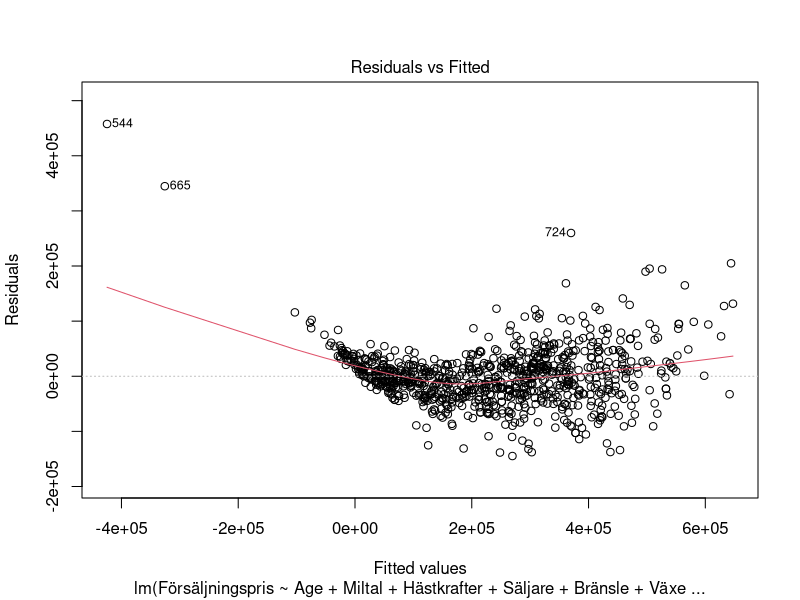
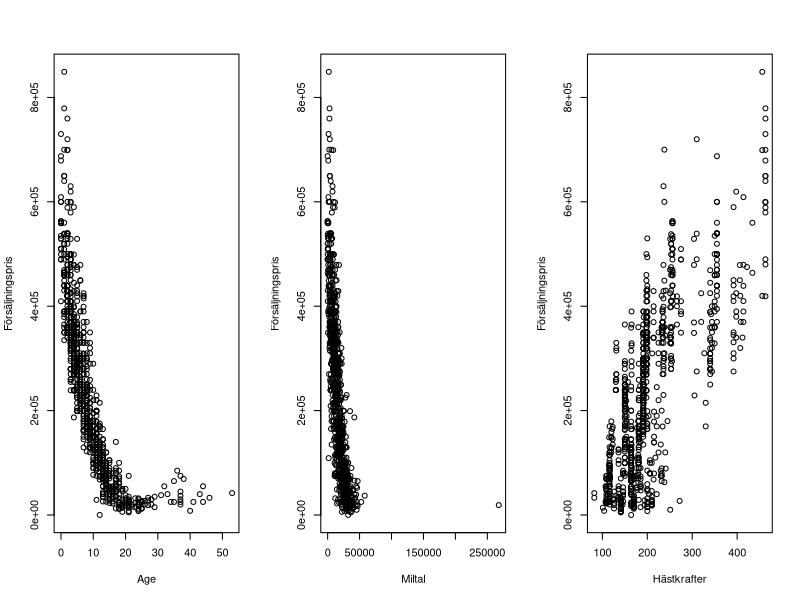
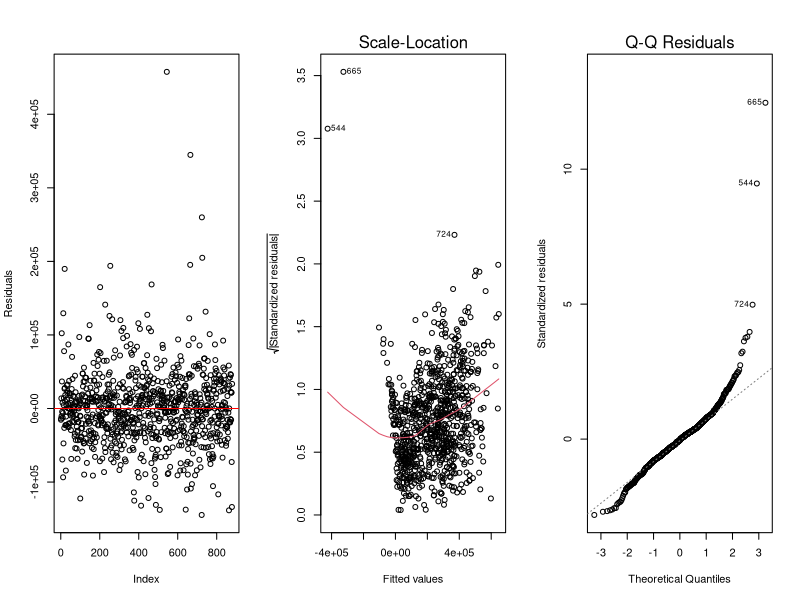
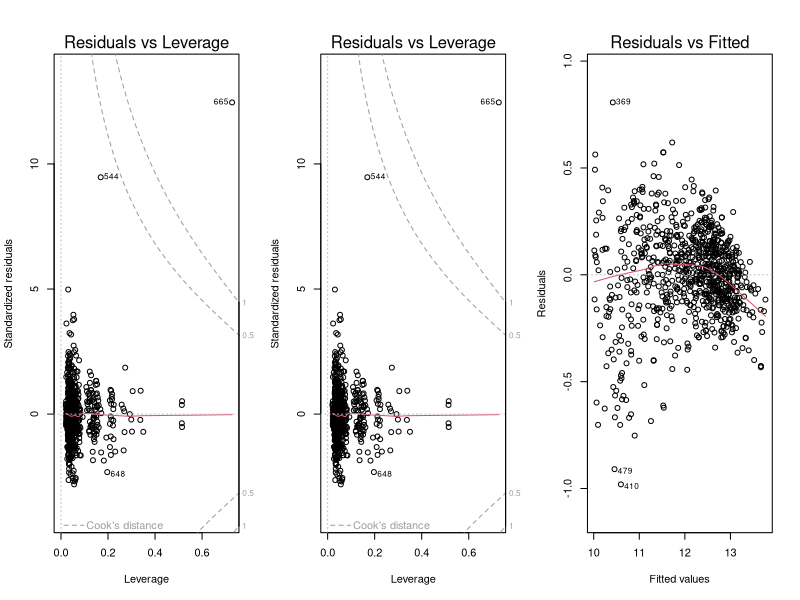
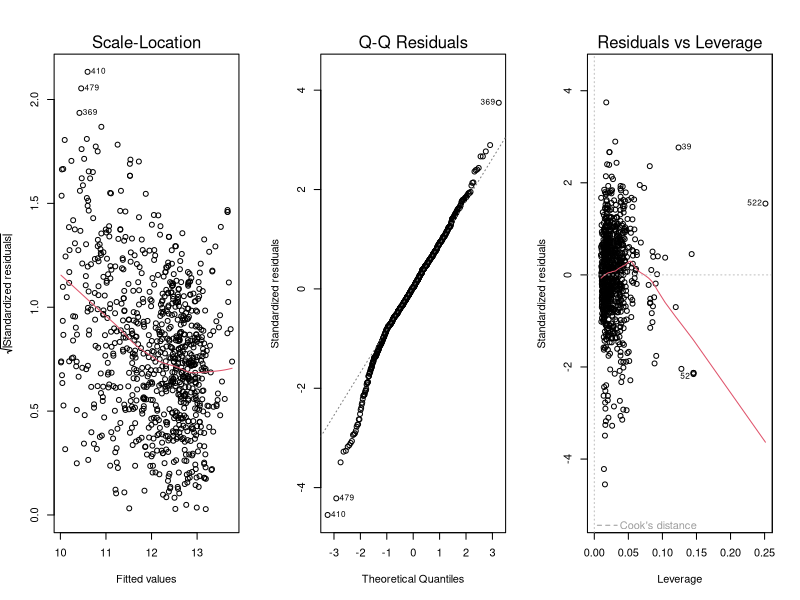
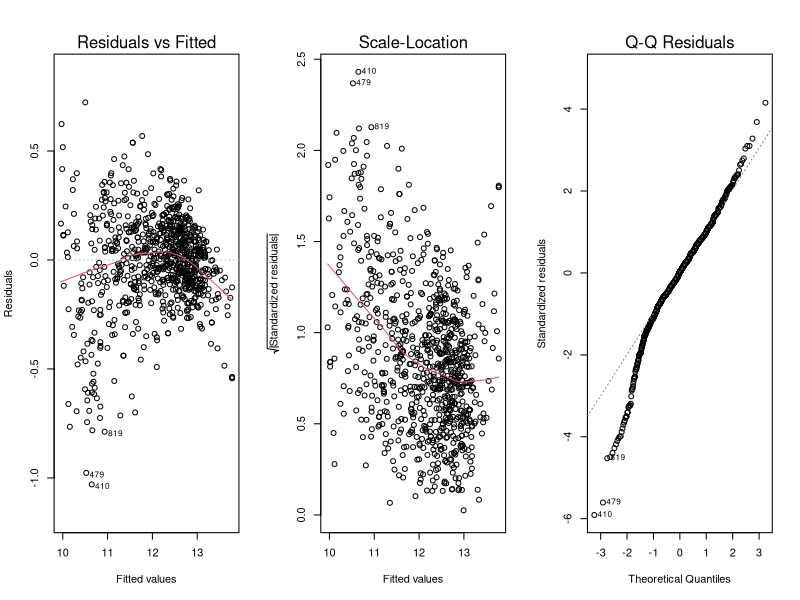
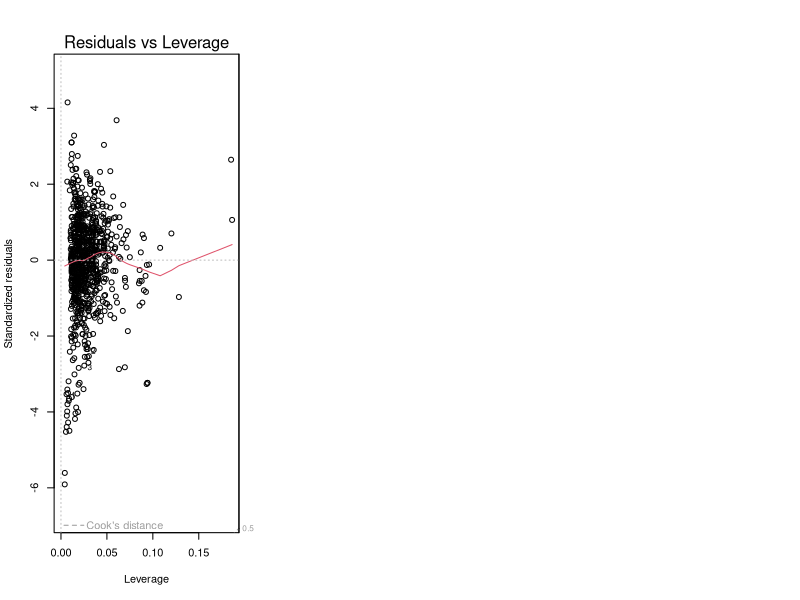
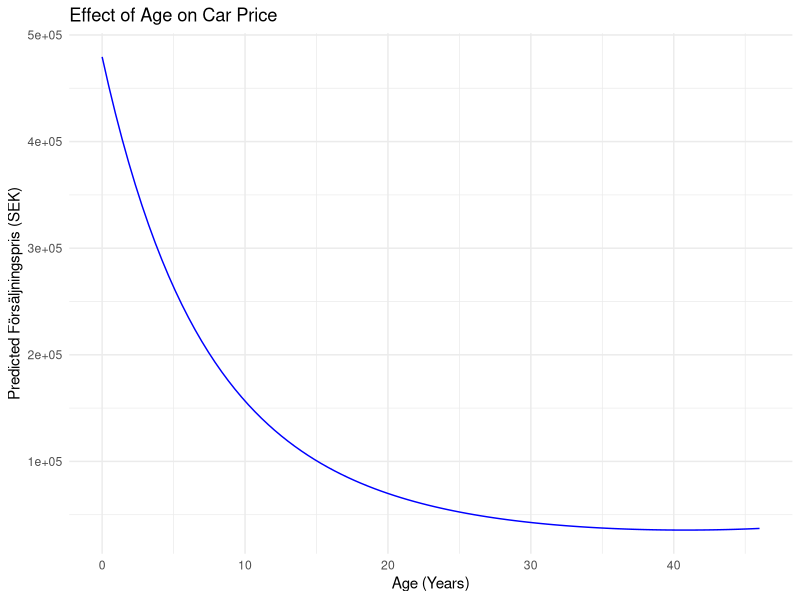

The R source for these figures, in order:
library(readxl)
library(car)    
library(ggplot2) 
library(lmtest)
library(forcats)
library(dplyr)
library(sandwich)
library(lmtest)
library(MASS)


data <- read_excel("Datainsamling_volvo_sammanstalldV10.xlsx")

str(data)

summary(data)

data$Age <- 2025 - data$Modellår

data <- subset(data, select = -c(URL, Märke, Datum_i_trafik, Färg, Motorstorlek))

data$Säljare <- as.factor(data$Säljare)
data$Bränsle <- as.factor(data$Bränsle)
data$Växellåda <- as.factor(data$Växellåda)
data$Biltyp <- as.factor(data$Biltyp)
data$Drivning <- as.factor(data$Drivning)
data$Modell <- as.factor(data$Modell)
data$Region <- as.factor(data$Region)

data$Försäljningspris <- as.numeric(data$Försäljningspris)
data$Miltal <- as.numeric(data$Miltal)
data$Hästkrafter <- as.numeric(data$Hästkrafter)
data$Age <- as.numeric(data$Age)

colSums(is.na(data))

data <- na.omit(data[, c("Försäljningspris", "Age", "Miltal", "Hästkrafter", "Säljare", "Bränsle", "Växellåda", "Biltyp", "Drivning", "Modell", "Region")])

model <- lm(Försäljningspris ~ Age + Miltal + Hästkrafter + Säljare + Bränsle + Växellåda + Biltyp + Drivning + Modell + Region, data = data)

#running diagnostics to evaluate teoretical assumptions
#Non-linearity
plot(model, which = 1)  # Residuals vs. Fitted
par(mfrow = c(1, 3))
plot(data$Age, data$Försäljningspris, xlab = "Age", ylab = "Försäljningspris")
plot(data$Miltal, data$Försäljningspris, xlab = "Miltal", ylab = "Försäljningspris")
plot(data$Hästkrafter, data$Försäljningspris, xlab = "Hästkrafter", ylab = "Försäljningspris")

#Correlated residuals
library(lmtest)
dwtest(model)
plot(resid(model), type = "p", ylab = "Residuals", xlab = "Index")
abline(h = 0, col = "red")

#Heteroskedasticity
plot(model, which = 3)
bptest(model)

#Non-normality of residuals
plot(model, which = 2)
shapiro.test(resid(model))

#Outliers
plot(model, which = 5)
std_resid <- rstandard(model)
outliers <- which(abs(std_resid) > 3)
if (length(outliers) > 0) print(data[outliers, ]) else print("No significant outliers detected.")

#High leverage points
plot(model, which = 5)
cooks_d <- cooks.distance(model)
high_leverage <- which(cooks_d > 4 / nrow(data))
if (length(high_leverage) > 0) print(data[high_leverage, ]) else print("No high leverage points detected.")

#Multicollinearity 
cor(data[, c("Age", "Miltal", "Hästkrafter")], use = "complete.obs")
vif(model)

#Based on above diagnostics the below changes are applied to conform to teoretical assumptions
#Transform variables
data$log_Pris <- log(data$Försäljningspris)
data$log_Miltal <- log(data$Miltal + 1)

#Simplify Modell 
data$Modell <- fct_lump(data$Modell, n = 10)

#Refit model without Region
model_fixed <- lm(log_Pris ~ poly(Age, 2) + log_Miltal + Hästkrafter + Säljare + Bränsle + Växellåda + Biltyp + Drivning + Modell, data = data)

#Identify problematic points
std_resid <- rstandard(model_fixed)
cooks_d <- cooks.distance(model_fixed)
outliers <- which(abs(std_resid) > 3)
high_leverage <- which(cooks_d > 4 / nrow(data))
problematic <- union(outliers, high_leverage)

#Remove those points and refit final model 
data_clean <- data[-problematic, ]

model_final <- lm(log_Pris ~ poly(Age, 2) + log_Miltal + Hästkrafter + Säljare + Bränsle + Växellåda + Biltyp + Drivning + Modell, data = data_clean)


#Re-checking diagnostics
plot(model_final, which = 1)

dwtest(model_final)

plot(model_final, which = 3)
bptest(model_final)

plot(model_final, which = 2)
shapiro.test(resid(model_final))

std_resid <- rstandard(model_final)
outliers <- which(abs(std_resid) > 3)
if (length(outliers) > 0) print(data_clean[outliers, ]) else print("No significant outliers detected.")

plot(model_final, which = 5)

vif(model_final)

#re-fitting model and using Robust Regression
model_robust <- rlm(log_Pris ~ poly(Age, 2) + log_Miltal + Hästkrafter + Säljare + Bränsle + Växellåda + Biltyp + Drivning + Modell, data = data_clean)
summary(model_robust)


#Re-checking diagnostics once again
plot(model_robust, which = 1)

dwtest(model_robust)

plot(model_robust, which = 3)
bptest(model_robust)

plot(model_robust, which = 2)
shapiro.test(resid(model_robust))

std_resid <- rstandard(model_robust)
outliers <- which(abs(std_resid) > 3)
if (length(outliers) > 0) print(data_clean[outliers, ]) else print("No significant outliers detected.")

plot(model_robust, which = 5)

vif(model_robust)

summary(model_robust)

#checking for errors in flagged data points
data_clean[c(410, 479), ]

# Create a new data frame for predictions
# specifically measuring the effect of Age on price (creating 100 values between min and max) while other
# variables remain constant 

new_data_age <- data.frame(
  Age = seq(min(data_clean$Age), max(data_clean$Age), length.out = 100),
  log_Miltal = mean(data_clean$log_Miltal),
  Hästkrafter = mean(data_clean$Hästkrafter),
  Säljare = "Företag",
  Bränsle = "Bensin",
  Växellåda = "Automat",
  Biltyp = "Kombi",
  Drivning = "Fyrhjulsdriven",
  Modell = "V60"
)

# Predict log_Pris and convert to Försäljningspris
new_data_age$pred_log_Pris <- predict(model_robust, newdata = new_data_age)
new_data_age$pred_Pris <- exp(new_data_age$pred_log_Pris)

ggplot(new_data_age, aes(x = Age, y = pred_Pris)) +
  geom_line(color = "blue") +
  labs(x = "Age (Years)", y = "Predicted Försäljningspris (SEK)", 
       title = "Effect of Age on Car Price") +
  theme_minimal()

# specifically measuring the effect of Miltal on price (creating 100 values between min and max) while other
# variables remain constant 

new_data_miltal <- data.frame(
  Age = mean(data_clean$Age),
  log_Miltal = seq(min(data_clean$log_Miltal), max(data_clean$log_Miltal), length.out = 100),
  Hästkrafter = mean(data_clean$Hästkrafter),
  Säljare = "Företag",
  Bränsle = "Bensin",
  Växellåda = "Automat",
  Biltyp = "Kombi",
  Drivning = "Fyrhjulsdriven",
  Modell = "V60"
)

new_data_miltal$pred_log_Pris <- predict(model_robust, newdata = new_data_miltal)
new_data_miltal$pred_Pris <- exp(new_data_miltal$pred_log_Pris)

ggplot(new_data_miltal, aes(x = exp(log_Miltal) - 1, y = pred_Pris)) +  # Convert back to Miltal
  geom_line(color = "red") +
  labs(x = "Mileage (Miltal)", y = "Predicted Försäljningspris (SEK)", 
       title = "Effect of Mileage on Car Price") +
  theme_minimal()

# specifically measuring the effect of Horsepower on price (creating 100 values between min and max) while other
# variables remain constant 

new_data_horsepower <- data.frame(
  Age = mean(data_clean$Age),
  log_Miltal = mean(data_clean$log_Miltal),
  Hästkrafter = seq(min(data_clean$Hästkrafter), max(data_clean$Hästkrafter), length.out = 100),
  Säljare = "Företag",
  Bränsle = "Bensin",
  Växellåda = "Automat",
  Biltyp = "Kombi",
  Drivning = "Fyrhjulsdriven",
  Modell = "V60"
)

new_data_horsepower$pred_log_Pris <- predict(model_robust, newdata = new_data_horsepower)
new_data_horsepower$pred_Pris <- exp(new_data_horsepower$pred_log_Pris)

ggplot(new_data_horsepower, aes(x = Hästkrafter, y = pred_Pris)) +
  geom_line(color = "green") +
  labs(x = "Horsepower (Hästkrafter)", y = "Predicted Försäljningspris (SEK)", 
       title = "Effect of Horsepower on Car Price") +
  theme_minimal()

# specifically measuring the effect of salestype on price (only create two rows, company vs private) while other
# variables remain constant 

new_data_säljare <- data.frame(
  Age = mean(data_clean$Age),
  log_Miltal = mean(data_clean$log_Miltal),
  Hästkrafter = mean(data_clean$Hästkrafter),
  Säljare = factor(c("Företag", "Privat")),
  Bränsle = "Bensin",
  Växellåda = "Automat",
  Biltyp = "Kombi",
  Drivning = "Fyrhjulsdriven",
  Modell = "V60"
)

new_data_säljare$pred_log_Pris <- predict(model_robust, newdata = new_data_säljare)
new_data_säljare$pred_Pris <- exp(new_data_säljare$pred_log_Pris)

ggplot(new_data_säljare, aes(x = Säljare, y = pred_Pris, fill = Säljare)) +
  geom_bar(stat = "identity") +
  labs(x = "Seller Type (Säljare)", y = "Predicted Försäljningspris (SEK)", 
       title = "Effect of Seller Type on Car Price") +
  theme_minimal()

# specifically measuring the effect of Modell on price (one row per modell) while other
# variables remain constant with their mean

new_data_modell <- data.frame(
  Age = mean(data_clean$Age),
  log_Miltal = mean(data_clean$log_Miltal),
  Hästkrafter = mean(data_clean$Hästkrafter),
  Säljare = "Företag",
  Bränsle = "Bensin",
  Växellåda = "Automat",
  Biltyp = "Kombi",
  Drivning = "Fyrhjulsdriven",
  Modell = factor(levels(data_clean$Modell))
)

new_data_modell$pred_log_Pris <- predict(model_robust, newdata = new_data_modell)
new_data_modell$pred_Pris <- exp(new_data_modell$pred_log_Pris)

ggplot(new_data_modell, aes(x = Modell, y = pred_Pris, fill = Modell)) +
  geom_bar(stat = "identity") +
  labs(x = "Model (Modell)", y = "Predicted Försäljningspris (SEK)", 
       title = "Effect of Model on Car Price") +
  theme_minimal() +
  theme(axis.text.x = element_text(angle = 45, hjust = 1))

#Calculating pseudo R^2 since rlm don't output automatically in model summary

y <- data_clean$log_Pris
y_hat <- predict(model_robust)
rss <- sum((y - y_hat)^2)
tss <- sum((y - mean(y))^2)
pseudo_r2 <- 1 - rss / tss
pseudo_r2


#calculating and including p-value for the robust regression model
summary_model <- summary(model_robust)
t_values <- summary_model$coefficients[, "t value"]
p_values <- 2 * pt(-abs(t_values), df = summary_model$df[2])
cbind(summary_model$coefficients, "Pr(>|t|)" = p_values)


#randomly select 10 cars from the data set
set.seed(123) 
sample_rows <- sample(nrow(data_clean), 10)
sample_data <- data_clean[sample_rows, ]

#predict log price and convert to price
sample_data$pred_log_Pris <- predict(model_robust, newdata = sample_data)
sample_data$pred_Pris <- exp(sample_data$pred_log_Pris)

#show comparison
sample_data[c("Försäljningspris", "pred_Pris")]

#creating column with predictions for all data 
data_clean$pred_log_Pris <- predict(model_robust)
data_clean$pred_Pris <- exp(data_clean$pred_log_Pris)

#Residuals
residuals <- data_clean$Försäljningspris - data_clean$pred_Pris

#Metrics
MAE <- mean(abs(residuals))                         # Mean Absolute Error
RMSE <- sqrt(mean(residuals^2))                     # Root Mean Squared Error
MAPE <- mean(abs(residuals) / data_clean$Försäljningspris) * 100  # in percentage

cat("MAE: ", round(MAE, 2), "\n")
cat("RMSE: ", round(RMSE, 2), "\n")
cat("MAPE: ", round(MAPE, 2), "%\n")
